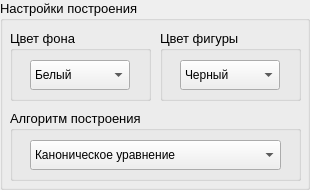
          <widget class="QGroupBox" name="groupBox">
           <property name="minimumSize">
            <size>
             <width>310</width>
             <height>190</height>
            </size>
           </property>
           <property name="maximumSize">
            <size>
             <width>310</width>
             <height>190</height>
            </size>
           </property>
           <property name="font">
            <font>
             <pointsize>10</pointsize>
            </font>
           </property>
           <property name="title">
            <string>Настройки построения</string>
           </property>
           <widget class="QGroupBox" name="groupBox_2">
            <property name="geometry">
             <rect>
              <x>10</x>
              <y>30</y>
              <width>141</width>
              <height>71</height>
             </rect>
            </property>
            <property name="minimumSize">
             <size>
              <width>141</width>
              <height>71</height>
             </size>
            </property>
            <property name="maximumSize">
             <size>
              <width>141</width>
              <height>71</height>
             </size>
            </property>
            <property name="title">
             <string>Цвет фона</string>
            </property>
            <layout class="QGridLayout" name="gridLayout_2">
             <item row="0" column="0">
              <widget class="QComboBox" name="comboBox_color_bg">
               <property name="minimumSize">
                <size>
                 <width>100</width>
                 <height>30</height>
                </size>
               </property>
               <property name="maximumSize">
                <size>
                 <width>100</width>
                 <height>30</height>
                </size>
               </property>
               <property name="font">
                <font>
                 <pointsize>9</pointsize>
                </font>
               </property>
               <item>
                <property name="text">
                 <string>Белый</string>
                </property>
               </item>
               <item>
                <property name="text">
                 <string>Черный</string>
                </property>
               </item>
               <item>
                <property name="text">
                 <string>Красный</string>
                </property>
               </item>
               <item>
                <property name="text">
                 <string>Зеленый</string>
                </property>
               </item>
               <item>
                <property name="text">
                 <string>Синий</string>
                </property>
               </item>
               <item>
                <property name="text">
                 <string>Желтый</string>
                </property>
               </item>
               <item>
                <property name="text">
                 <string>Розовый</string>
                </property>
               </item>
              </widget>
             </item>
            </layout>
           </widget>
           <widget class="QGroupBox" name="groupBox_3">
            <property name="geometry">
             <rect>
              <x>160</x>
              <y>30</y>
              <width>141</width>
              <height>71</height>
             </rect>
            </property>
            <property name="minimumSize">
             <size>
              <width>141</width>
              <height>71</height>
             </size>
            </property>
            <property name="maximumSize">
             <size>
              <width>141</width>
              <height>71</height>
             </size>
            </property>
            <property name="title">
             <string>Цвет фигуры</string>
            </property>
            <layout class="QGridLayout" name="gridLayout_3">
             <item row="0" column="0">
              <widget class="QComboBox" name="comboBox_color_figure">
               <property name="minimumSize">
                <size>
                 <width>100</width>
                 <height>30</height>
                </size>
               </property>
               <property name="maximumSize">
                <size>
                 <width>100</width>
                 <height>30</height>
                </size>
               </property>
               <property name="font">
                <font>
                 <pointsize>9</pointsize>
                </font>
               </property>
               <item>
                <property name="text">
                 <string>Черный</string>
                </property>
               </item>
               <item>
                <property name="text">
                 <string>Белый</string>
                </property>
               </item>
               <item>
                <property name="text">
                 <string>Красный</string>
                </property>
               </item>
               <item>
                <property name="text">
                 <string>Зеленый</string>
                </property>
               </item>
               <item>
                <property name="text">
                 <string>Синий</string>
                </property>
               </item>
               <item>
                <property name="text">
                 <string>Желтый</string>
                </property>
               </item>
               <item>
                <property name="text">
                 <string>Розовый</string>
                </property>
               </item>
              </widget>
             </item>
            </layout>
           </widget>
           <widget class="QGroupBox" name="groupBox_5">
            <property name="geometry">
             <rect>
              <x>10</x>
              <y>110</y>
              <width>291</width>
              <height>71</height>
             </rect>
            </property>
            <property name="minimumSize">
             <size>
              <width>291</width>
              <height>71</height>
             </size>
            </property>
            <property name="maximumSize">
             <size>
              <width>291</width>
              <height>71</height>
             </size>
            </property>
            <property name="title">
             <string>Алгоритм построения</string>
            </property>
            <widget class="QComboBox" name="comboBox_alrorithm">
             <property name="geometry">
              <rect>
               <x>20</x>
               <y>30</y>
               <width>251</width>
               <height>30</height>
              </rect>
             </property>
             <property name="minimumSize">
              <size>
               <width>251</width>
               <height>30</height>
              </size>
             </property>
             <property name="maximumSize">
              <size>
               <width>251</width>
               <height>30</height>
              </size>
             </property>
             <property name="font">
              <font>
               <pointsize>9</pointsize>
              </font>
             </property>
             <item>
              <property name="text">
               <string>Каноническое уравнение</string>
              </property>
             </item>
             <item>
              <property name="text">
               <string>Параметрическое уравнение</string>
              </property>
             </item>
             <item>
              <property name="text">
               <string>Алгоритм Брезенхема</string>
              </property>
             </item>
             <item>
              <property name="text">
               <string>Алгоритм средней точки</string>
              </property>
             </item>
             <item>
              <property name="text">
               <string>Библиотечная функция</string>
              </property>
             </item>
            </widget>
           </widget>
          </widget>
